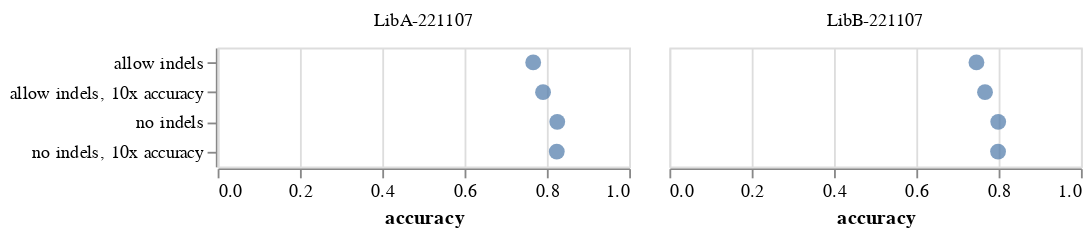

Write notebook code for a chart like this one.
### Markdown cell above
Now compute empirical accuracy, for all sequences and only those without indels, and at the error-rate filter we chose to use and one 10-fold higher.
Note that the in-frame codon deletions are not classified as deletions since we have re-classified as substitutions above.
The empirical accuracy is the estimated accuracy of each **individual** CCS:

### Code cell
# compute empirical accuracies
empirical_acc = []
for no_indel, acc_10x in itertools.product([True, False], [True, False]):
    df = aligned_ccs.copy()
    if not no_indel:
        df = df.query("n_indels == 0")
        label = "no indels"
    else:
        label = "allow indels"
    if acc_10x:
        max_error_rate_10x = max_error_rate / 10
        df = df.query("barcode_error <= @max_error_rate_10x").query(
            "gene_error <= @max_error_rate_10x"
        )
        label += ", 10x accuracy"
    for pacbioRun, run_df in df.groupby("pacbioRun"):
        empirical_acc.append(
            alignparse.consensus.empirical_accuracy(
                run_df, upstream_group_cols=None, mutation_col="gene_mutations"
            ).assign(label=label, pacbioRun=pacbioRun)
        )
empirical_acc = pd.concat(empirical_acc, ignore_index=True)

# plot empirical accuracy
print("Empirical accuracies:")
empirical_acc_chart = (
    alt.Chart(empirical_acc)
    .encode(
        x=alt.X(
            "accuracy:Q",
            scale=alt.Scale(domain=(0, 1)),
        ),
        y=alt.Y(
            "label:N",
            axis=alt.Axis(title=None),
        ),
        facet=alt.Facet(
            "pacbioRun",
            title=None,
            columns=2,
        ),
        tooltip=[alt.Tooltip("accuracy", format=".3f")],
    )
    .mark_point(filled=True, size=75)
    .properties(width=225, height=65)
)
display(empirical_acc_chart)

### Figure 1 — Vega-Lite specification as saved in the notebook (floating-point values rounded to 4 significant figures)
{"config": {"view": {"continuousWidth": 300, "continuousHeight": 300}}, "data": {"name": "data-55119190e5e99cf36b64431706dfd0fc"}, "mark": {"type": "point", "filled": true, "size": 75}, "encoding": {"facet": {"columns": 2, "field": "pacbioRun", "title": null, "type": "nominal"}, "tooltip": [{"field": "accuracy", "format": ".3f", "type": "quantitative"}], "x": {"field": "accuracy", "scale": {"domain": [0, 1]}, "type": "quantitative"}, "y": {"axis": {"title": null}, "field": "label", "type": "nominal"}}, "height": 65, "width": 225, "$schema": "https://vega.github.io/schema/vega-lite/v5.8.0.json", "datasets": {"data-55119190e5e99cf36b64431706dfd0fc": [{"accuracy": 0.7907, "label": "allow indels, 10x accuracy", "pacbioRun": "LibA-221107"}, {"accuracy": 0.7669, "label": "allow indels, 10x accuracy", "pacbioRun": "LibB-221107"}, {"accuracy": 0.7668, "label": "allow indels", "pacbioRun": "LibA-221107"}, {"accuracy": 0.7461, "label": "allow indels", "pacbioRun": "LibB-221107"}, {"accuracy": 0.8241, "label": "no indels, 10x accuracy", "pacbioRun": "LibA-221107"}, {"accuracy": 0.7986, "label": "no indels, 10x accuracy", "pacbioRun": "LibB-221107"}, {"accuracy": 0.8253, "label": "no indels", "pacbioRun": "LibA-221107"}, {"accuracy": 0.799, "label": "no indels", "pacbioRun": "LibB-221107"}]}}
